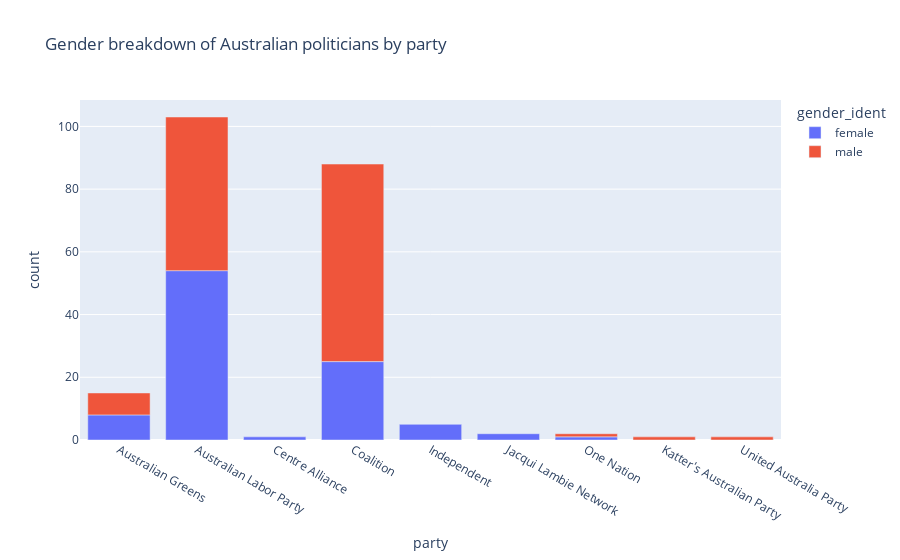

Notebook code cell kept with this figure:
### Code cell
import plotly.express as px


fig = px.bar(party_counts, x="party", y="count", color="gender_ident", title="Gender breakdown of Australian politicians by party")
fig.show()

### Figure 1 — Plotly figure (JSON) as saved in the notebook; plotly's stock layout.template omitted (floating-point values rounded to 4 significant figures)
{"data": [{"alignmentgroup": "True", "hovertemplate": "gender_ident=female<br>party=%{x}<br>count=%{y}<extra></extra>", "legendgroup": "female", "marker": {"color": "#636efa", "pattern": {"shape": ""}}, "name": "female", "offsetgroup": "female", "orientation": "v", "showlegend": true, "textposition": "auto", "x": ["Australian Greens", "Australian Labor Party", "Centre Alliance", "Coalition", "Independent", "Jacqui Lambie Network", "One Nation"], "xaxis": "x", "y": [8, 54, 1, 25, 5, 2, 1], "yaxis": "y", "type": "bar"}, {"alignmentgroup": "True", "hovertemplate": "gender_ident=male<br>party=%{x}<br>count=%{y}<extra></extra>", "legendgroup": "male", "marker": {"color": "#EF553B", "pattern": {"shape": ""}}, "name": "male", "offsetgroup": "male", "orientation": "v", "showlegend": true, "textposition": "auto", "x": ["Australian Greens", "Australian Labor Party", "Coalition", "Katter's Australian Party", "One Nation", "United Australia Party"], "xaxis": "x", "y": [7, 49, 63, 1, 1, 1], "yaxis": "y", "type": "bar"}], "layout": {"xaxis": {"anchor": "y", "domain": [0.0, 1.0], "title": {"text": "party"}}, "yaxis": {"anchor": "x", "domain": [0.0, 1.0], "title": {"text": "count"}}, "legend": {"title": {"text": "gender_ident"}, "tracegroupgap": 0}, "title": {"text": "Gender breakdown of Australian politicians by party"}, "barmode": "relative"}}
